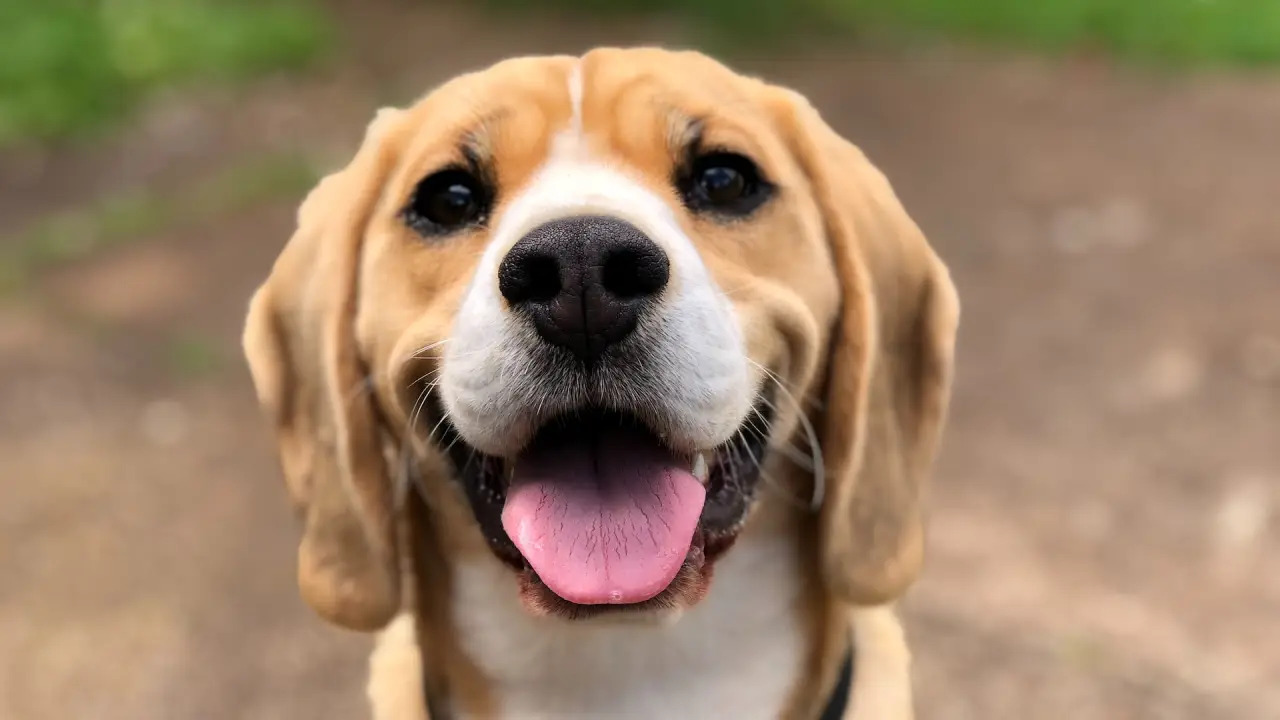
#> input picture desenfoqueJPG.jpg, 1280 x 720 px, found by its file name
$ python Desenfoque.py
#> lines starting #> are read from the running program, lines starting #| are printed output that depends on the picture
import numpy as np
from PIL import Image
from PIL import ImageFilter

    #Cargamos la imagen
img1=Image.open(r"C:\Users\Vero\Desktop\Tp Procesamiento digital de imágenes\TP procesamiento digital de imágenes/desenfoqueJPG.jpg")
#> img1 is the input picture: PIL image 1280x720 RGB; mean R, G, B 154.9, 129.5, 103

    #Creamos la funcion para desenfocar la imagen
def desenfocar_imagen(imagen, radio=float):
    """
    Esta función recibe como parámetro la imagen y devuelve la imagen desenfocada.
    La función recibe dos parámetros: la imagen y el radio del desenfoque.
    El radio es un valor de tipo float que determina la cantidad de desenfoque que se aplicará
    a la imagen.
    """
#> called with radio = 10
    return imagen.filter(ImageFilter.GaussianBlur(radius=radio))
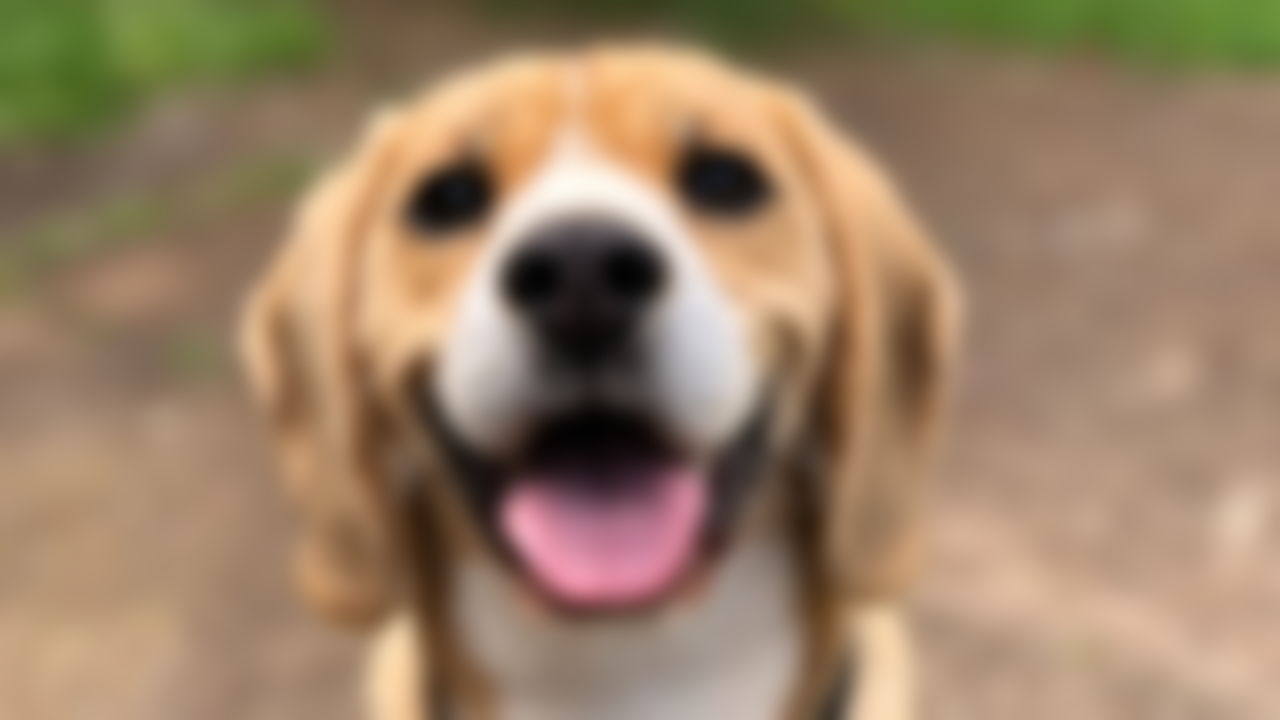
#> returned value: PIL image 1280x720 RGB; mean R, G, B 154.9, 129.5, 103
if __name__== "__main__":
    #ejecutamos la funcion con parametro radio=10
    imagen_blureada = desenfocar_imagen(img1, radio=10)
    imagen_blureada.show()

#documentacion de la funcion desenfocar_imagen
#https://pillow.readthedocs.io/en/stable/reference/ImageFilter.html#module-PIL.ImageFilter

$ run again, with brillo.jpg copied over desenfoqueJPG.jpg
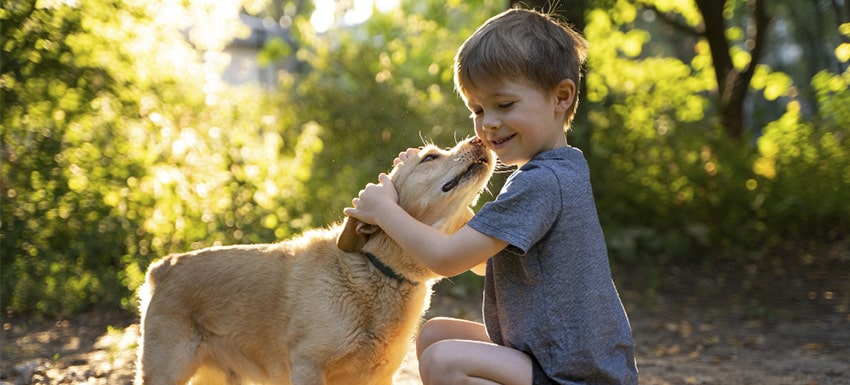
#> input picture brillo.jpg, 850 x 385 px, found by its file name
#> img1 is the input picture: PIL image 850x385 RGB; mean R, G, B 126.9, 118.9, 76.3
#> in desenfocar_imagen, `return imagen.filter(ImageFilter.GaussianBlur(radius=radio))`:
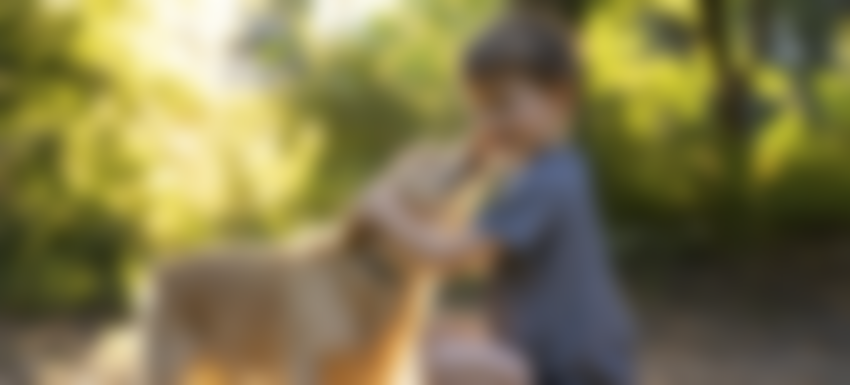
#> returned value: PIL image 850x385 RGB; mean R, G, B 127, 118.9, 76.3

$ run again, with contorno.jpg copied over desenfoqueJPG.jpg
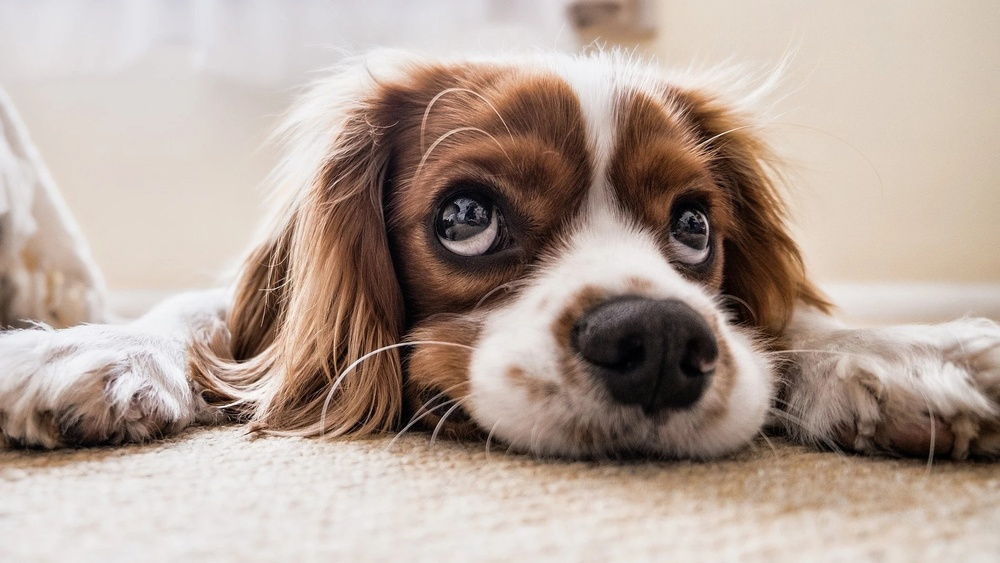
#> input picture contorno.jpg, 1000 x 563 px, shrunk from 1900 x 1069 before the run, found by its file name
#> img1 is the input picture: PIL image 1000x563 RGB; mean R, G, B 179.5, 162.6, 152.5
#> in desenfocar_imagen, `return imagen.filter(ImageFilter.GaussianBlur(radius=radio))`:
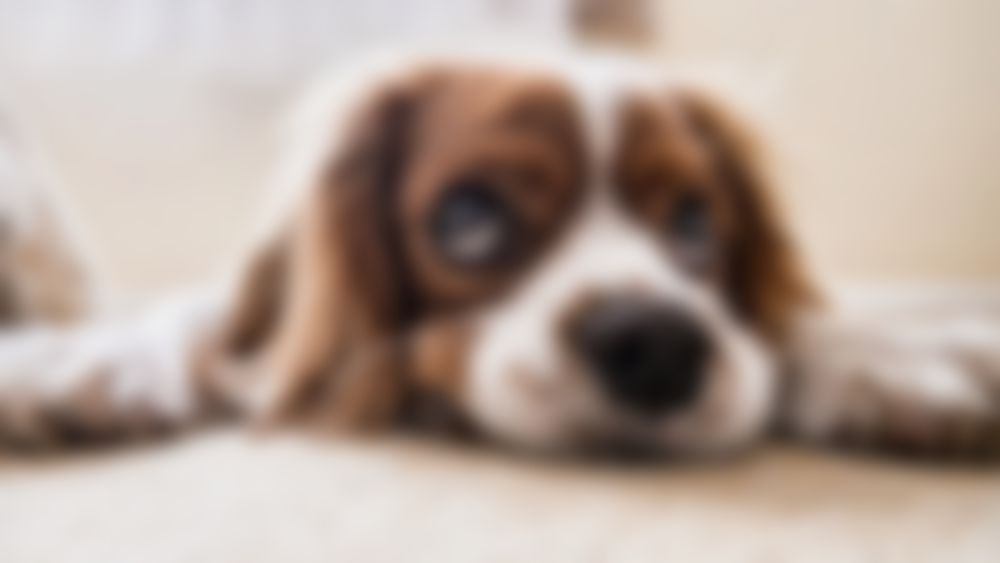
#> returned value: PIL image 1000x563 RGB; mean R, G, B 179.5, 162.6, 152.5

$ run again, with main.jpg copied over desenfoqueJPG.jpg
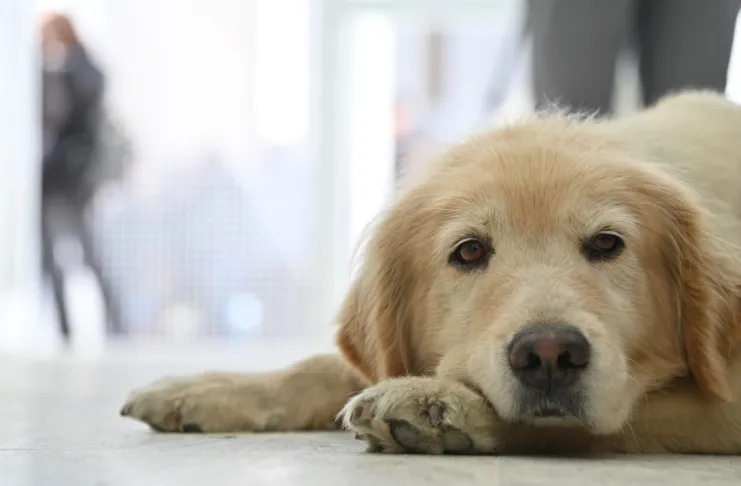
#> input picture main.jpg, 741 x 486 px, found by its file name
#> img1 is the input picture: PIL image 741x486 RGB; mean R, G, B 180.4, 175.5, 166.4
#> in desenfocar_imagen, `return imagen.filter(ImageFilter.GaussianBlur(radius=radio))`:
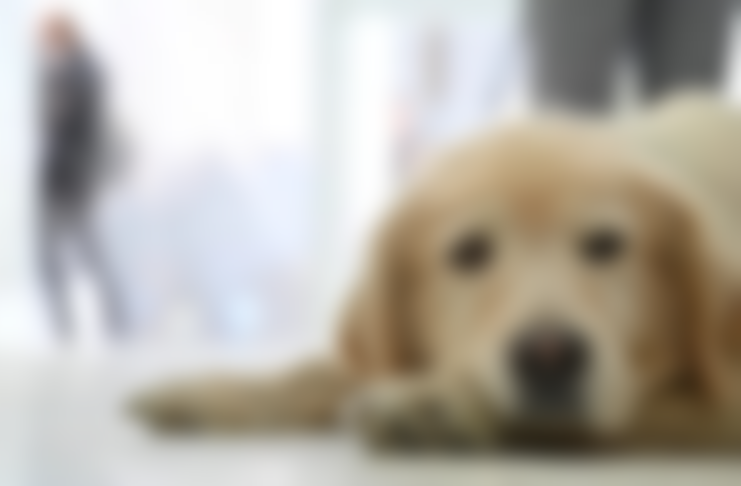
#> returned value: PIL image 741x486 RGB; mean R, G, B 180.5, 175.6, 166.5
